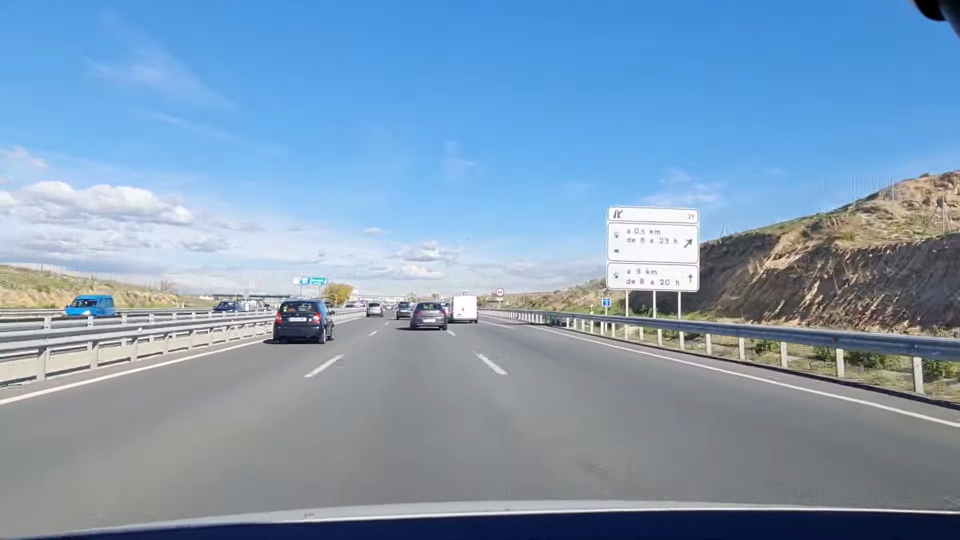
#> input picture imagenesTest/00000.png, 1920 x 1080 px (shown at 1/2 size); its folder holds only this picture in this run
$ jupyter execute --allow-errors notebookJaimosoTop.ipynb
#> lines starting #> are read from the running program, lines starting #| are printed output that depends on the picture; after the words box and inside, x2 and y2 are one past the last pixel; in counts of white or black regions, pixels touching at a corner belong together
## Práctica 1 - Detección de paneles de señalización vertical azul en autovías

Se desea construir un sistema para la detección automática de paneles informativos de tráfico de color azul, en imágenes realistas que han sido tomadas desde un coche (ver figura adjunta). Los paneles se han diseñado para que sean fácilmente distinguibles del entorno en cualquier condición de luz, color de fondo y climatología.

Observando la imagen adjunta podemos hacernos una idea sobre el tipo de información que nos permitirá distinguir un tipo de otro de panel, e incluso localizarlos en una imagen de carretera. En particular, se distinguen por su forma geométrica rectangular, por las zonas en las que se divide (borde claro y fondo oscuro) o por el color del mismo (azul y blanco). Es decir, para detectar este tipo de paneles podríamos utilizar:
- Un detector de regiones de alto contraste (detectaríamos la parte interna del panel).
- Un algoritmo que detectase rectángulos (p.ej., combinando detección de líneas con detectores de esquinas).
- Un algoritmo para descubrir qué píxeles son de color azul en la imagen junto con su distribución espacial.
- Detectar ciertas formas que aparecen en los paneles en localizaciones especiales (símbolo de salida de la autopista por la izquierda o derecha, diversos tipos de flechas, etc.).
- Cualquier otra técnica que tenga en cuenta color y forma.

El objetivo de esta práctica es desarrollar un detector básico de sub-paneles de información en autovías (como se ve en la figura adjunta). Hablamos de sub-paneles porque la idea es detectar cada una de las regiones rectangulares azules enmarcadas con un borde blanco en los paneles de la carretera. Para desarrollar el algoritmo de detección, como en muchos otros problemas de este tipo, se ofrece una
colección de imágenes de test tomadas desde un coche.

# Detección de regiones de alto contraste

Utilizar MSER como detector de regiones de alto contraste (mser.detectRegions).

Cargar las imágenes de aprendizaje en color, guardarlas en una lista y mostrar la primera y la última usando imshow de matplotlib.

[cell 1]
import os
import cv2
import matplotlib.pyplot as plt

def cargarImagenesColor(path):
#> called with path = 'imagenesTest'
    filesImages = os.listdir(path)
    imagenesColor = []
    for file in filesImages:
        imagen = cv2.imread(path+"/"+file)
#> imagen is the input picture: shape (1080, 1920, 3); mean B, G, R 182.1, 154.8, 127.1
        imagenesColor.append(imagen)
    return imagenesColor

[cell 2]
imagenesColor = cargarImagenesColor("imagenesTest")
#> imagenesColor = 1 item
primeraImagen = imagenesColor[0]
primeraImagen = cv2.cvtColor(primeraImagen, cv2.COLOR_BGR2RGB)
ultimaImagen = imagenesColor[len(imagenesColor)-1]
ultimaImagen = cv2.cvtColor(ultimaImagen, cv2.COLOR_BGR2RGB)
plt.subplot(1,2,1)
plt.title("Primera imagen")
plt.imshow(primeraImagen)
plt.subplot(1,2,2)
plt.title("Ultima imagen")
plt.imshow(ultimaImagen)
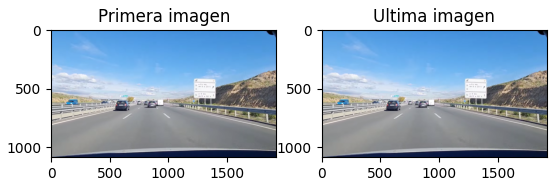
#> figure drawn by matplotlib, 2 panels

Pasar las imágenes cargadas a niveles de gris (y, posiblemente, mejorar su contraste con las técnicas vistas en clase). Mostrar la primera y la última usando imshow de matplotlib.

[cell 3]
def transformarGrises(imagenesColor):
    imagenesGrises = []
    for imagen in imagenesColor:
        imagenesGrises.append(cv2.cvtColor(imagen, cv2.COLOR_RGB2GRAY))
    return imagenesGrises

def equializarImagenes(imagenes):
    imagenesEqualizadas = []
    for imagen in imagenes:
        imagenesEqualizadas.append(cv2.equalizeHist(imagen))
    return imagenesEqualizadas

[cell 4]
imagenesGrises = transformarGrises(imagenesColor)
#> the loop in transformarGrises, `for imagen in imagenesColor:` made 1 pass
#> imagenesGrises = 1 item
imagenesEqualizadas = equializarImagenes(imagenesGrises)
#> the loop in equializarImagenes, `for imagen in imagenes:` made 1 pass
#> imagenesEqualizadas = 1 item

primeraImagen = imagenesGrises[0]
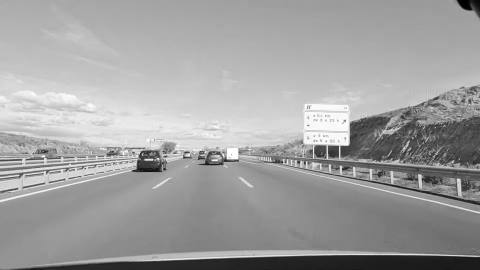
#> primeraImagen: shape (1080, 1920) (shown at 1/4 size); min 0, max 255, mean 159.8
ultimaImagen = imagenesGrises[len(imagenesColor)-1]

# Realiamos un contraste con el equalizador
primeraImagenContraste = imagenesEqualizadas[0]
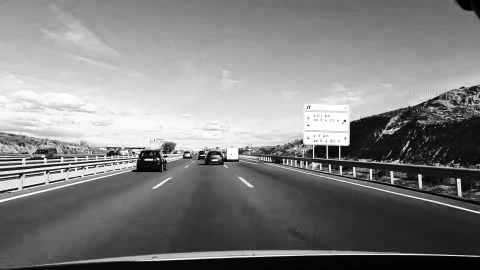
#> primeraImagenContraste: shape (1080, 1920) (shown at 1/4 size); min 0, max 255, mean 128.4
ultimaImagenContraste = imagenesEqualizadas[len(imagenesEqualizadas)-1]

plt.subplot(2,2,1)
plt.title("Primera imagen original")
plt.imshow(primeraImagen, cmap="gray")
plt.subplot(2,2,2)
plt.title("Primera imagen original")
plt.imshow(primeraImagenContraste, cmap="gray")
plt.subplot(2,2,3)
plt.title("Ultima imagen original")
plt.imshow(ultimaImagen, cmap="gray")
plt.subplot(2,2,4)
plt.title("Ultima imagen original")
plt.imshow(ultimaImagenContraste, cmap="gray")

Crear una función que aplique MSER a la lista de imágenes. Hay que tener en cuenta que los parámetros de MSER se pueden ajustar en el constructor de la clase (cv2.MSER_create). El ajustar los parámetros puede suponer eliminar muchas detecciones incorrectas (http://stackoverflow.com/questionshttps://stackoverflow.com/questions/53317592/reading-pascal-voc-annotations-in-python/17647500/exact-meaning-of-the-parameters-given-to-initialize-mser-in-opencv-2-4-x).

Mostrar el resultado de aplicar la función sobre la primera y la última imagen de la lista usando imshow de matplotlib.

[cell 5]
import numpy as np

def MSER(imagen):
    copy = imagen.copy()
    output = np.zeros((imagen.shape[0], imagen.shape[1]), dtype=np.uint8)  # Salida en escala de grises
    mser = cv2.MSER_create(delta=10, max_variation=0.1, min_area=1000, max_area=45000)
    copy = cv2.adaptiveThreshold(copy, 255, cv2.ADAPTIVE_THRESH_MEAN_C, cv2.THRESH_BINARY, 21, 10)
    copy = cv2.Canny(copy, 100, 200)
    kernel = cv2.getStructuringElement(cv2.MORPH_RECT, (5,3))
    copy = cv2.dilate(copy, kernel)
    polygons, _ = mser.detectRegions(copy)
    for polygon in polygons:
        mask = np.zeros((imagen.shape[0], imagen.shape[1]), dtype=np.uint8)
        cv2.fillPoly(mask, [polygon], 255)
        output = cv2.bitwise_or(output, mask)
    return copy, polygons

[cell 6]
imagenMSERPrimera, _ = MSER(imagenesEqualizadas[0])
#> in MSER, `copy = cv2.adaptiveThreshold(copy, 255, cv2.ADAPTIVE_THRESH_MEAN_C, cv..`:
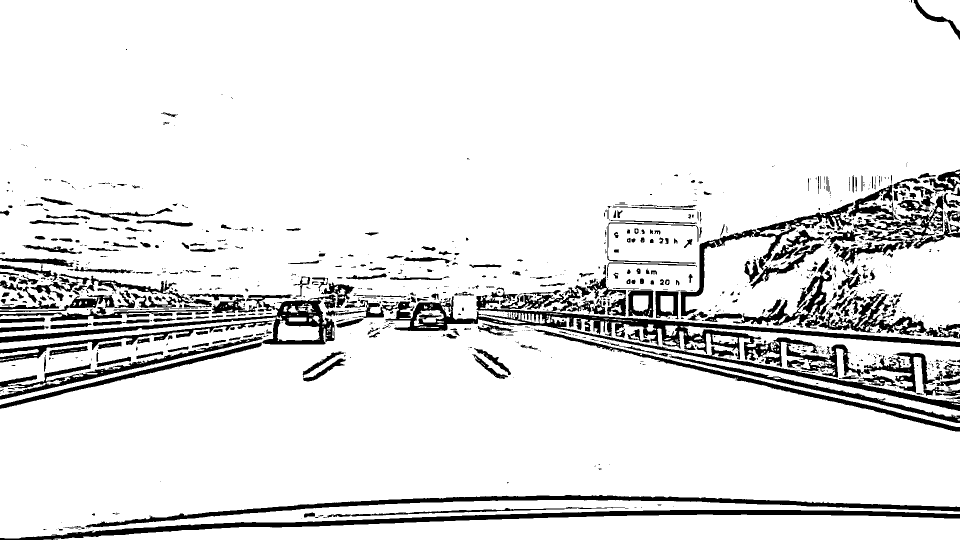
#> copy: shape (1080, 1920) (shown at 1/2 size); 89.5% white; 1058 black regions (666 under 20 px), largest, box (x1, y1, x2, y2) and area: (652, 575, 1920, 822) 36605, (0, 1020, 1920, 1080) 18038, (0, 589, 672, 818) 15346
#> in MSER, `kernel = cv2.getStructuringElement(cv2.MORPH_RECT, (5,3))`: kernel = [[1, 1, 1, 1, 1], [1, 1, 1, 1, 1], [1, 1, 1, 1, 1]]
#> in MSER, `copy = cv2.dilate(copy, kernel)`:
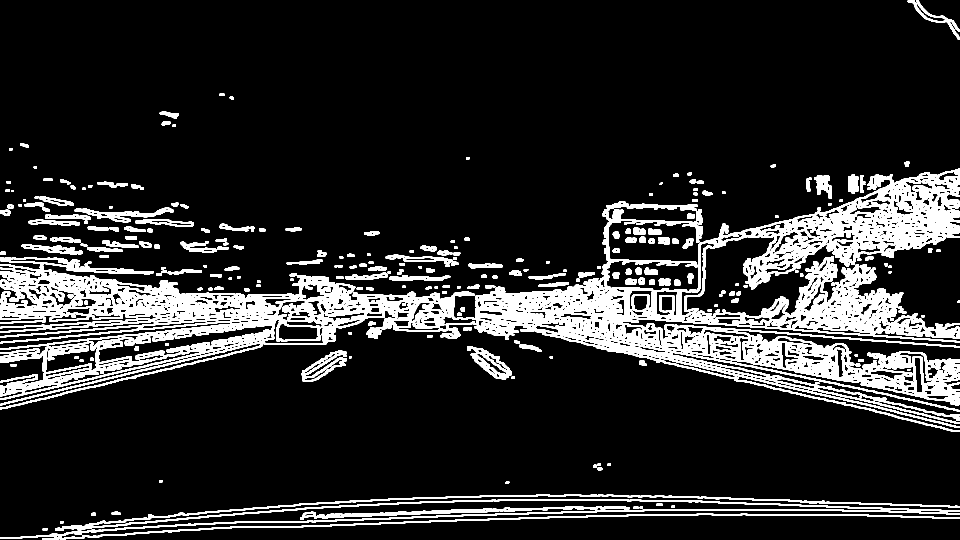
#> copy: shape (1080, 1920) (shown at 1/2 size); 14.3% white; 264 white regions, largest, box (x1, y1, x2, y2) and area: (0, 337, 1920, 864) 220395, (110, 988, 1920, 1062) 12154, (0, 1018, 1920, 1078) 6237
#> in MSER, `polygons, _ = mser.detectRegions(copy)`: polygons = 37 items
#> the loop in MSER, `for polygon in polygons:` made 37 passes
#> after the loop in MSER, `for polygon in polygons:`:
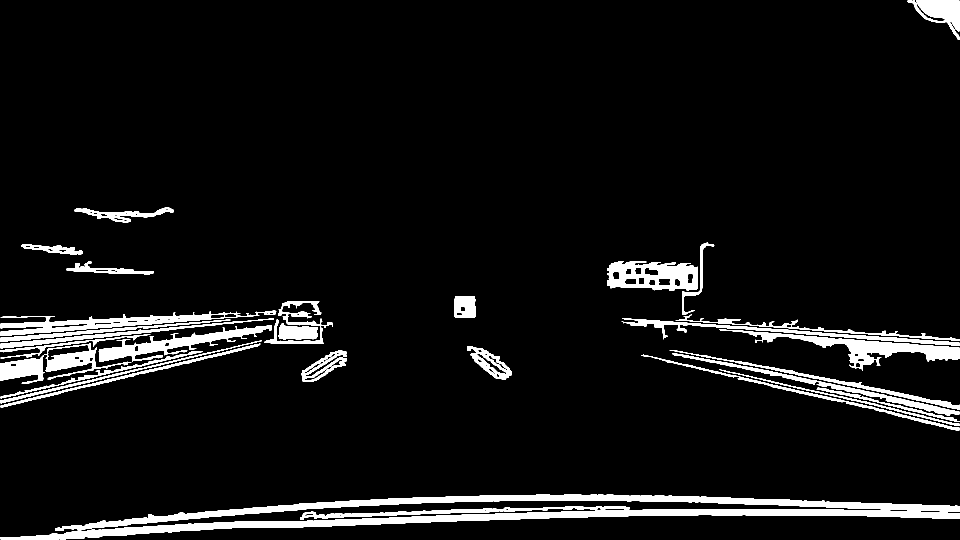
#> output: shape (1080, 1920) (shown at 1/2 size); 6.6% white; 32 white regions, largest, box (x1, y1, x2, y2) and area: (1, 1018, 1919, 1079) 23919, (110, 988, 1919, 1062) 21008, (1438, 659, 1919, 742) 8451
imagenMSERUltima, _ = MSER(imagenesEqualizadas[-1])
#> the loop in MSER (call 2), `for polygon in polygons:` made 37 passes
plt.subplot(1,2,1)
plt.imshow(imagenMSERPrimera, cmap="gray")
plt.subplot(1,2,2)
plt.imshow(imagenMSERUltima, cmap="gray")

Crear una función que extraiga en un rectángulo los píxeles de la región detectada (cv2.boundingRect).

Mostrar gráficamente el resultado de aplicar la función sobre la primera y la última imágenes devueltas en el paso anterior.

[cell 7]
def obtenerCartel(regionDetectada, imagen):
    imagenCopia = imagen.copy()
    polygons = []
    for polygon in regionDetectada:
        x, y, w, h = cv2.boundingRect(polygon)
        cv2.rectangle(imagenCopia, (x, y), (x + w, y + h), (255, 0, 0), 10)
    return imagenCopia

[cell 8]
primeraImagenColor = imagenesColor[0]
primeraImagenColor = cv2.cvtColor(primeraImagenColor, cv2.COLOR_BGR2RGB)
ultimaImagenColor = imagenesColor[-1]
ultimaImagenColor = cv2.cvtColor(ultimaImagenColor, cv2.COLOR_BGR2RGB)
_, regionesPrimera = MSER(imagenesEqualizadas[0])
#> regionesPrimera = 37 items
_, regionesUltima = MSER(imagenesEqualizadas[-1])
#> regionesUltima = 37 items

cuadradosPrimera = obtenerCartel(regionesPrimera, primeraImagenColor)
#> the loop in obtenerCartel, `for polygon in regionDetectada:` made 37 passes
#> (x, y, w, h) on passes 1 to 8: (1838, 1, 81, 57), (182, 991, 1737, 61), (1364, 485, 65, 145), (1351, 628, 568, 54), (1214, 522, 182, 60), (1438, 659, 481, 83), (1633, 775, 286, 69), (1438, 739, 481, 113)
#> after the loop in obtenerCartel, `for polygon in regionDetectada:`:
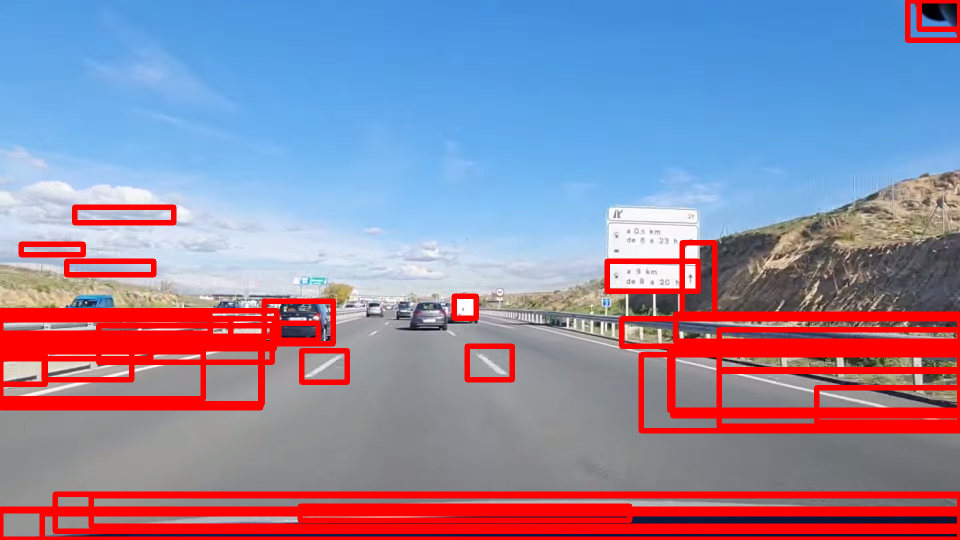
#> imagenCopia: shape (1080, 1920, 3) (shown at 1/2 size); mean R, G, B 147.8, 135.1, 161.1
cuadradosUltima = obtenerCartel(regionesUltima, ultimaImagenColor)
#> the loop in obtenerCartel (call 2), `for polygon in regionDetectada:` made 37 passes
plt.subplot(1,2,1)
plt.imshow(cuadradosPrimera)
plt.subplot(1,2,2)
plt.imshow(cuadradosUltima)

Crear una función que elimine las regiones con una relación de aspecto (ancho/alto) muy diferente de la que tienen los sub-paneles. Si las regiones son demasiado alargadas en horizontal o vertical se podrán eliminar.

Mostrar gráficamente el resultado de aplicar la función sobre alguna imagen que rechace y sobre otra que acepte.

[cell 9]
def obtenerSubpanelesFiltrados(regiones, imagen):
    polygons = []
    imagenCopia = imagen.copy()
    for polygon in regiones:
        x, y, w, h = cv2.boundingRect(polygon)
        relacionAspecto = w/h
        if (relacionAspecto >= 0.5 and relacionAspecto < 7):
            polygons.append(polygon)
            cv2.rectangle(imagenCopia, (x, y), (x + w, y + h), (255, 0, 0), 10)
    return imagenCopia, polygons

def obtenerPanelesFiltrados(regiones, imagen):
    polygons = []
    imagenCopia = imagen.copy()
    for polygon in regiones:
        x, y, w, h = cv2.boundingRect(polygon)
        relacionAspecto = w/h
        if (relacionAspecto >= 0.5 and relacionAspecto < 3):
            polygons.append(polygon)
            cv2.rectangle(imagenCopia, (x, y), (x + w, y + h), (255, 0, 0), 10)
    return imagenCopia, polygons

[cell 10]
subpanelesPrimera,_ = obtenerSubpanelesFiltrados(regionesPrimera, primeraImagenColor)
#> the loop in obtenerSubpanelesFiltrados, `for polygon in regiones:` made 37 passes
#> (x, y, w, h, relacionAspecto) on passes 1 to 8: (1838, 1, 81, 57, 1.42), (182, 991, 1737, 61, 28.48), (1364, 485, 65, 145, 0.448), (1351, 628, 568, 54, 10.52), (1214, 522, 182, 60, 3.03), (1438, 659, 481, 83, 5.8), (1633, 775, 286, 69, 4.14), (1438, 739, 481, 113, 4.26)
#> after the loop in obtenerSubpanelesFiltrados, `for polygon in regiones:`:
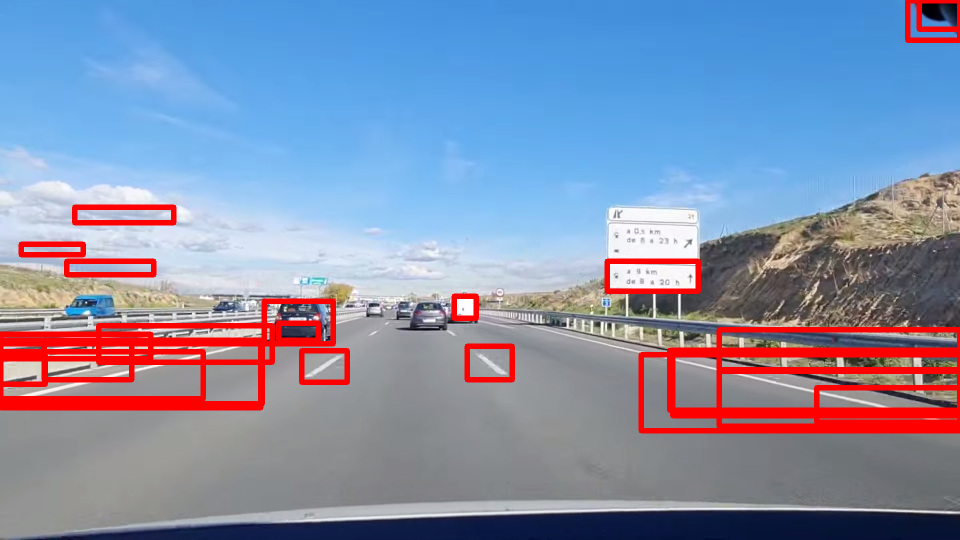
#> imagenCopia: shape (1080, 1920, 3) (shown at 1/2 size); mean R, G, B 134.5, 144, 171.2
#> after the loop in obtenerSubpanelesFiltrados, `for polygon in regiones:`: polygons = 24 items
subpanelesUltima,_ = obtenerSubpanelesFiltrados(regionesUltima, ultimaImagenColor)
#> the loop in obtenerSubpanelesFiltrados (call 2), `for polygon in regiones:` made 37 passes
#> (the rest of the program and of its run is left out)
